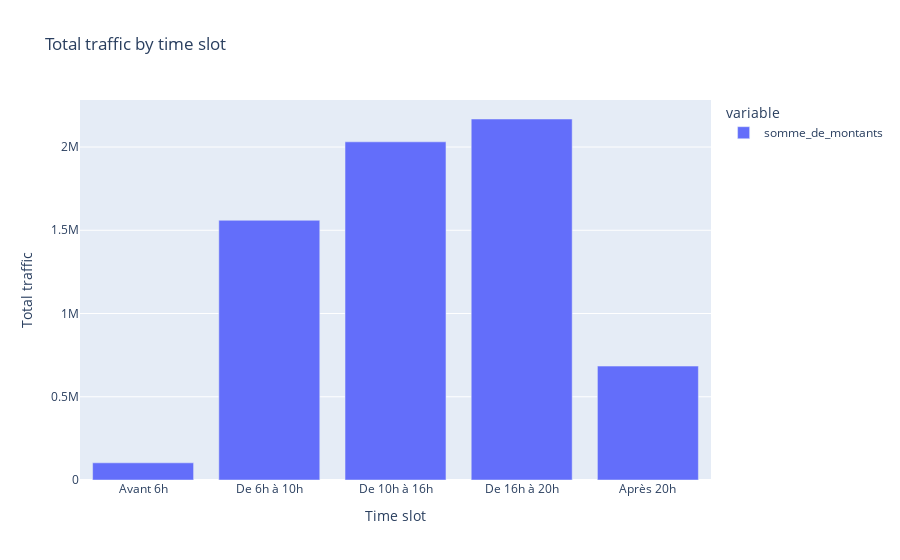

Notebook source saved alongside this figure:
### Code cell
# Distribution by time slot (ordered approximately by midpoint hour)
if 'tranche_horaire' in df.columns:
    ordre = (df[['tranche_horaire','hour_bucket']]
             .drop_duplicates()
             .sort_values('hour_bucket'))['tranche_horaire'].tolist()
    trafic_tranches = (df
        .groupby('tranche_horaire')['somme_de_montants']
        .sum()
        .reindex(ordre))
    fig = px.bar(trafic_tranches, title="Total traffic by time slot")
    fig.update_layout(xaxis_title='Time slot', yaxis_title='Total traffic')
    fig.show()

### Figure 1 — Plotly figure (JSON) as saved in the notebook; plotly's stock layout.template omitted (floating-point values rounded to 4 significant figures)
{"data": [{"hovertemplate": "variable=somme_de_montants<br>tranche_horaire=%{x}<br>value=%{y}<extra></extra>", "legendgroup": "somme_de_montants", "marker": {"color": "#636efa", "pattern": {"shape": ""}}, "name": "somme_de_montants", "orientation": "v", "showlegend": true, "textposition": "auto", "type": "bar", "x": ["Avant 6h", "De 6h à 10h", "De 10h à 16h", "De 16h à 20h", "Après 20h"], "xaxis": "x", "y": [103170, 1559936, 2031223, 2168310, 684182], "yaxis": "y"}], "layout": {"barmode": "relative", "legend": {"title": {"text": "variable"}, "tracegroupgap": 0}, "title": {"text": "Total traffic by time slot"}, "xaxis": {"anchor": "y", "domain": [0, 1], "title": {"text": "Time slot"}}, "yaxis": {"anchor": "x", "domain": [0, 1], "title": {"text": "Total traffic"}}}}
